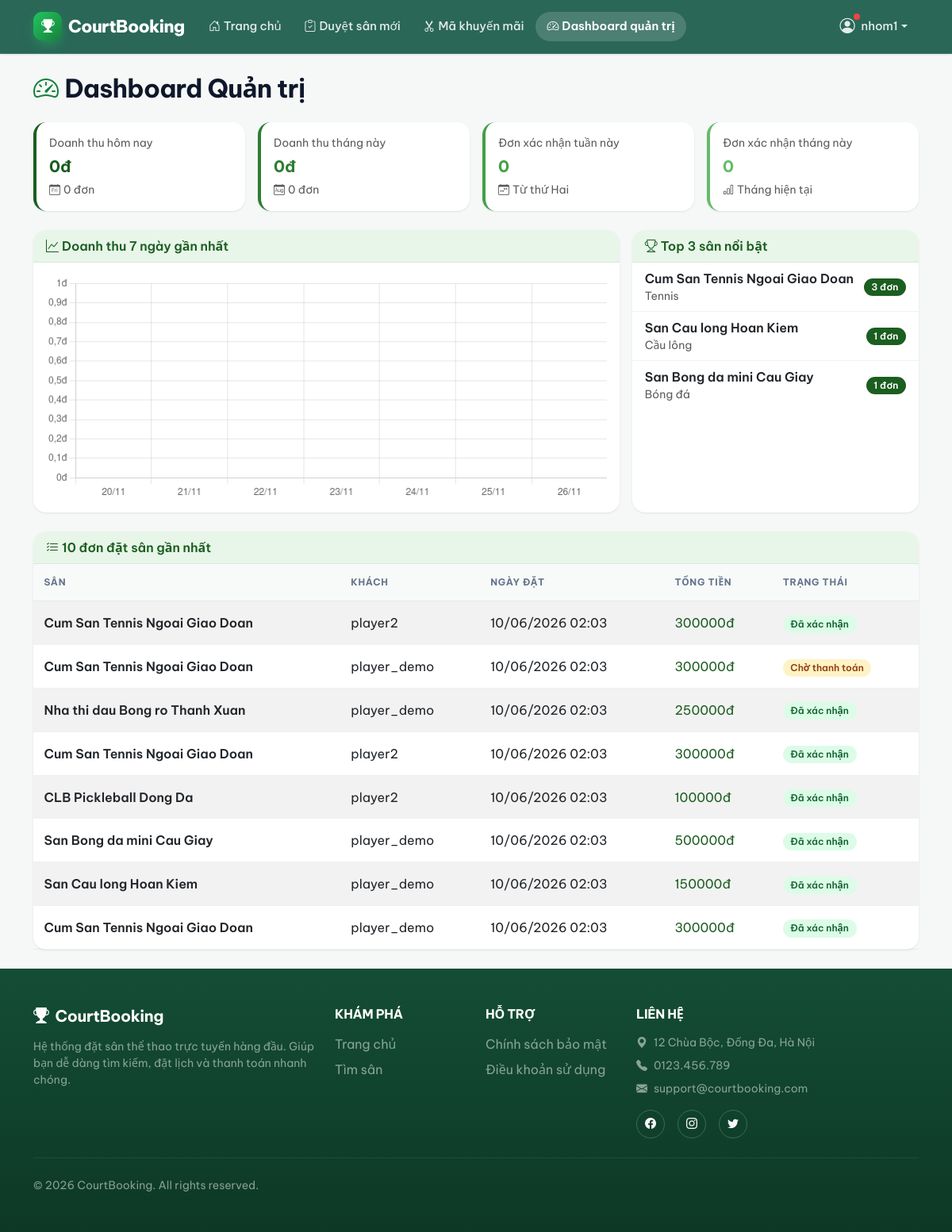
The app's page /dashboard/ (signed in), older data.
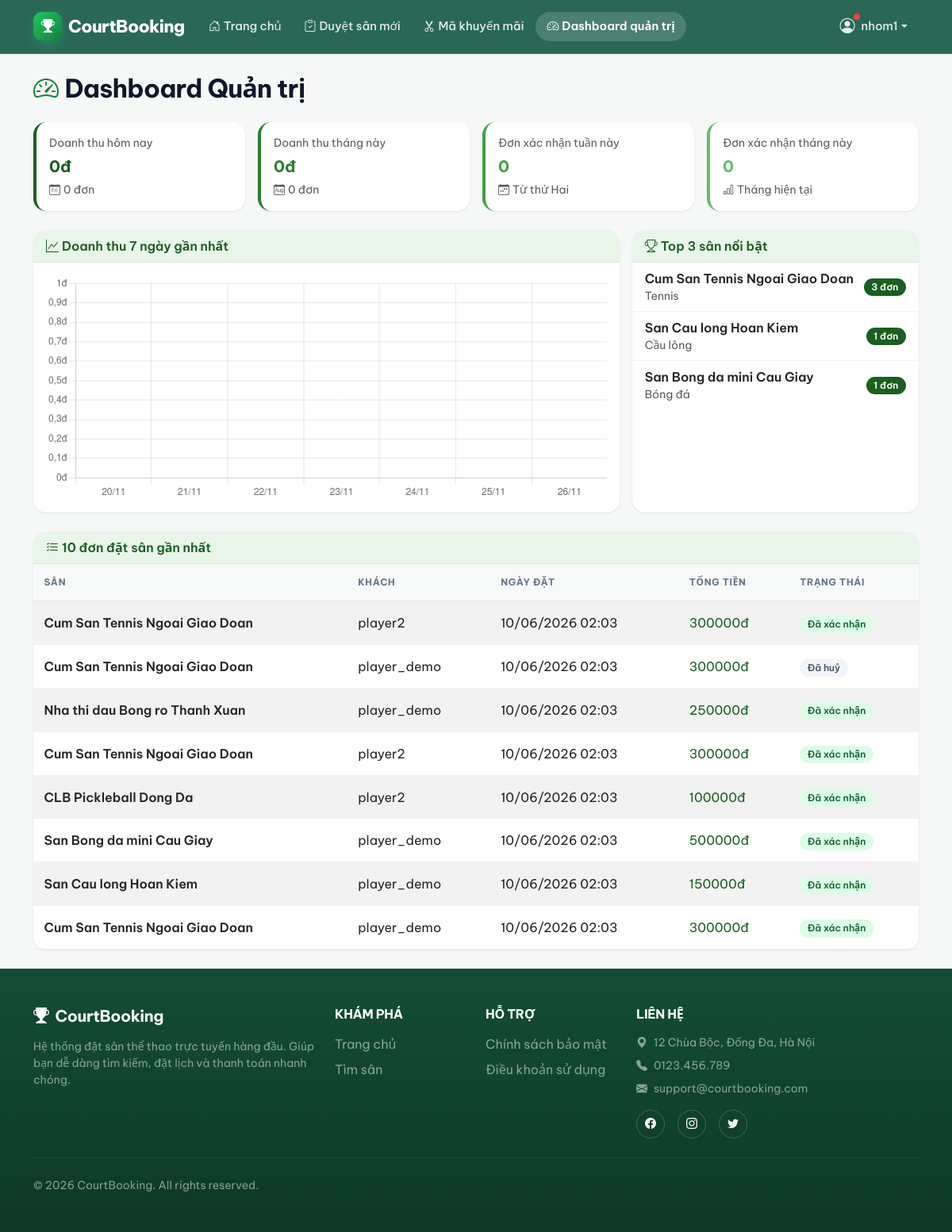
The same page, newer data.
### bookings/models.py (models this page shows, shortened)
class Booking(models.Model):
    STATUS_CHOICES = [
        ('pending',   'Chờ duyệt'),
        ('confirmed', 'Đã xác nhận'),
        ('cancelled', 'Đã huỷ'),
    ]
    court          = models.ForeignKey(
        'courts.Court',
        on_delete=models.CASCADE,
        related_name='bookings',
        verbose_name='Sân'
    )
    user           = models.ForeignKey(
        settings.AUTH_USER_MODEL,
        on_delete=models.CASCADE,
        related_name='bookings',
        verbose_name='Người đặt'
    )
    date           = models.DateField(verbose_name='Ngày chơi')
    start_time     = models.TimeField(verbose_name='Giờ bắt đầu')
    duration_hours = models.PositiveSmallIntegerField(
        verbose_name='Số giờ',
        validators=[MinValueValidator(1), MaxValueValidator(4)]
    )
    promotion       = models.ForeignKey(
        'promotions.Promotion',
        on_delete=models.SET_NULL,
        null=True, blank=True,
        verbose_name='Mã khuyến mãi'
    )
    original_price  = models.DecimalField(
        max_digits=10, decimal_places=0,
        default=0,
        verbose_name='Giá gốc (VNĐ)'
    )
    discount_amount = models.DecimalField(
        max_digits=10, decimal_places=0,
        default=0,
        verbose_name='Số tiền giảm'
    )
    total_price    = models.DecimalField(
        max_digits=10, decimal_places=0,
        verbose_name='Thực thu (VNĐ)'
    )
    status         = models.CharField(
        max_length=20,
        choices=STATUS_CHOICES,
        default='pending',
        verbose_name='Trạng thái'
    )
    created_at     = models.DateTimeField(auto_now_add=True, verbose_name='Ngày tạo')
    class Meta:
        ordering = ['-created_at']
        verbose_name = 'Đặt sân'
        verbose_name_plural = 'Danh sách đặt sân'

### courts/models.py (models this page shows, shortened)
class Court(models.Model):
    COURT_TYPE_CHOICES = [
        ('badminton',  'Cầu lông'),
        ('football',   'Bóng đá'),
        ('pickleball', 'Pickleball'),
        ('basketball', 'Bóng rổ'),
        ('tennis',     'Tennis'),
    ]
    DISTRICT_CHOICES = [
        ('cau_giay',     'Cầu Giấy'),
        ('dong_da',      'Đống Đa'),
        ('hai_ba_trung', 'Hai Bà Trưng'),
        ('hoan_kiem',    'Hoàn Kiếm'),
        ('thanh_xuan',   'Thanh Xuân'),
        ('ha_dong',      'Hà Đông'),
        ('bac_tu_liem',  'Bắc Từ Liêm'),
        ('nam_tu_liem',  'Nam Từ Liêm'),
        ('khac',         'Khác'),
    ]
    name           = models.CharField(max_length=200, verbose_name='Tên sân')
    court_type     = models.CharField(max_length=20, choices=COURT_TYPE_CHOICES, verbose_name='Loại sân')
    address        = models.CharField(max_length=300, verbose_name='Địa chỉ')
    district       = models.CharField(max_length=20, choices=DISTRICT_CHOICES, default='khac',
                                      blank=True, verbose_name='Quận/Huyện')
    description    = models.TextField(blank=True, verbose_name='Mô tả')
    price_per_hour = models.DecimalField(max_digits=10, decimal_places=0, verbose_name='Giá thuê/giờ (VNĐ)')
    image          = models.ImageField(upload_to='courts/', blank=True, null=True, verbose_name='Ảnh sân')
    is_active      = models.BooleanField(default=True, verbose_name='Đang hoạt động')
    owner          = models.ForeignKey(
        settings.AUTH_USER_MODEL,
        on_delete=models.SET_NULL,
        null=True,
        blank=True,
        related_name='owned_courts',
        verbose_name='Chủ sân',
    )
    created_at     = models.DateTimeField(auto_now_add=True, verbose_name='Ngày tạo')
    class Meta:
        ordering = ['-created_at']
        verbose_name = 'Sân'
        verbose_name_plural = 'Danh sách sân'

### accounts/models.py (models this page shows, shortened)
class User(AbstractUser):
    ROLE_CHOICES = [
        ('guest',  'Khách'),
        ('player', 'Người chơi'),
        ('owner',  'Chủ sân'),
        ('admin',  'Quản trị'),
    ]
    phone = models.CharField(max_length=15, blank=True)
    role  = models.CharField(max_length=10, choices=ROLE_CHOICES, default='player')

### dashboard/views.py (the view)
# urls.py: path('', views.dashboard_index, name='index'),
@login_required
def dashboard_index(request):
    if request.session.get('role') != 'admin':
        messages.error(request, 'Bạn không có quyền truy cập trang quản trị.')
        return redirect('courts:court_list')
    today            = date.today()
    start_of_week    = today - timedelta(days=today.weekday())   # Thứ Hai đầu tuần
    first_of_month   = today.replace(day=1)
    revenue_today = (
        Booking.objects
        .filter(status='confirmed', created_at__date=today)
        .aggregate(total=Sum('total_price'))['total'] or 0
    )
    revenue_month = (
        Booking.objects
        .filter(
            status='confirmed',
            created_at__year=today.year,
            created_at__month=today.month,
        )
        .aggregate(total=Sum('total_price'))['total'] or 0
    )
    count_today = Booking.objects.filter(
        status='confirmed', created_at__date=today
    ).count()
    count_week  = Booking.objects.filter(
        status='confirmed', created_at__date__gte=start_of_week
    ).count()
    count_month = Booking.objects.filter(
        status='confirmed',
        created_at__year=today.year,
        created_at__month=today.month,
    ).count()
    top_courts = (
        Court.objects
        .annotate(num_bookings=Count(
            'bookings',
            filter=Q(bookings__status='confirmed'),
        ))
        .order_by('-num_bookings')[:3]
    )
    recent_bookings = (
        Booking.objects
        .select_related('court', 'user')
        .order_by('-created_at')[:10]
    )
    chart_data = []
    for i in range(6, -1, -1):
        day = today - timedelta(days=i)
        rev = (
            Booking.objects
            .filter(status='confirmed', created_at__date=day)
            .aggregate(total=Sum('total_price'))['total'] or 0
        )
        chart_data.append({
            'date':    day.strftime('%d/%m'),
            'revenue': int(rev),
        })
    return render(request, 'dashboard/index.html', {
        'revenue_today':   revenue_today,
        'revenue_month':   revenue_month,
        'count_today':     count_today,
        'count_week':      count_week,
        'count_month':     count_month,
        'top_courts':      top_courts,
        'recent_bookings': recent_bookings,
        'chart_data':      chart_data,
    })

### dashboard/templates/dashboard/index.html (shortened to what the changed rows need)
{% extends 'base.html' %}
{% load humanize %}
{% block content %}
<div class="container my-4">
    <h2 class="fw-bold mb-4">
        <i class="bi bi-speedometer2 me-2 text-success"></i>Dashboard Quản trị
    </h2>
    <div class="card border-0 shadow-sm">
        <div class="card-body p-0">
            {% if recent_bookings %}
                <div class="table-responsive">
                    <table class="table table-striped table-hover align-middle mb-0">
                        <thead class="table-success">
                            <tr>
                                <th>Sân</th>
                                <th>Khách</th>
                                <th>Ngày đặt</th>
                                <th>Tổng tiền</th>
                                <th>Trạng thái</th>
                            </tr>
                        </thead>
                        <tbody>
                            {% for booking in recent_bookings %}
                            <tr>
                                <td class="fw-semibold">{{ booking.court.name }}</td>
                                <td>{{ booking.user.username }}</td>
                                <td>{{ booking.created_at|date:"d/m/Y H:i" }}</td>
                                <td style="color:#1b5e20;">{{ booking.total_price|intcomma }}đ</td>
                                <td>
                                    {% if booking.status == 'confirmed' %}
                                        <span class="badge bg-success">Đã xác nhận</span>
                                    {% elif booking.status == 'pending' %}
                                        <span class="badge bg-warning text-dark">Chờ thanh toán</span>
                                    {% else %}
                                        <span class="badge bg-secondary">Đã huỷ</span>
                                    {% endif %}
                                </td>
                            </tr>
                            {% endfor %}
                        </tbody>
                    </table>
                </div>
            {% else %}
                <p class="text-muted p-3 mb-0">Chưa có đơn đặt sân nào.</p>
            {% endif %}
        </div>
    </div>
</div>
<script>
(function () {
    const raw     = JSON.parse(document.getElementById('chart-data').textContent);
    const labels  = raw.map(d => d.date);
    const values  = raw.map(d => d.revenue);
    new Chart(document.getElementById('revenueChart'), {
        type: 'bar',
        data: {
            labels: labels,
            datasets: [{
                label: 'Doanh thu (đ)',
                data: values,
                backgroundColor: 'rgba(27,94,32,0.75)',
                borderColor: '#1b5e20',
                borderWidth: 1,
                borderRadius: 4,
            }],
        },
        options: {
            responsive: true,
            plugins: {
                legend: { display: false },
                tooltip: {
                    callbacks: {
                        label: ctx => ctx.parsed.y.toLocaleString('vi-VN') + 'đ',
                    },
                },
            },
            scales: {
                y: {
                    beginAtZero: true,
                    ticks: {
                        callback: v => v.toLocaleString('vi-VN') + 'đ',
                    },
                },
            },
        },
    });
})();
</script>
{% endblock %}

Row changes from the older to the newer data that the page shows:
changed Booking (number 2 of 8 on the later page): status "Chờ thanh toán" → "Đã huỷ"
